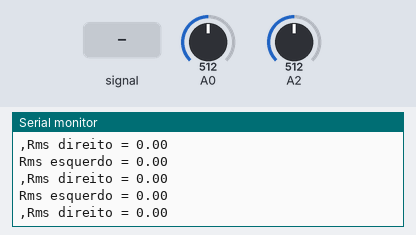
A sketch run on a simulated Arduino Uno, built with avr-gcc and run on an emulated ATmega328P. Shown: the last lines printed to the serial monitor. The inputs (shaded band) are chosen by the test bench; at power-on: A0 = 512, A2 = 512.

Above: at 1.2 s.
1.3 s: A0 fed a 200 Hz sine of ±255 counts around its level
2.9 s: A0 set to 716
At 2.95 s:
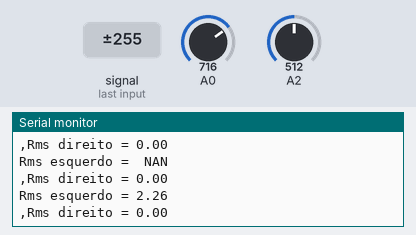
4.4 s: A2 set to 716
At 4.48 s:
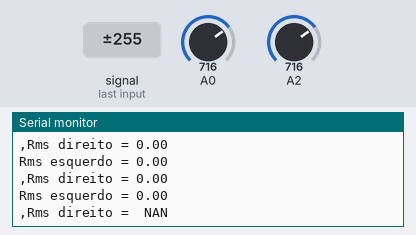
5.9 s: A0 set to 900
At 6.0 s:
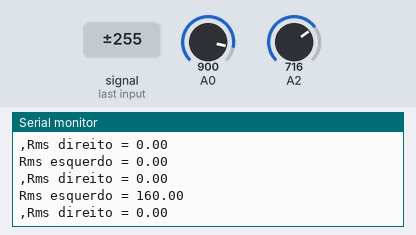
7.4 s: A2 set to 900
At 7.53 s:
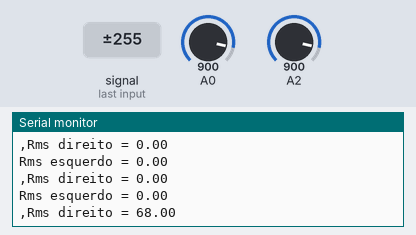
Timing chart, 0 to 9.9 s (numbered marks = the images above; inputs shaded):
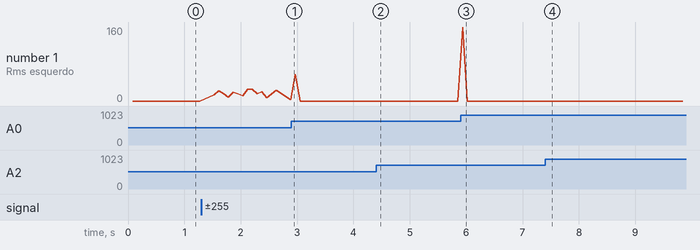

The sketch:

decodificador3.ino
```cpp
#define L 7

void avg(uint32_t *x, uint32_t *y){
  int len = pow(2,L);

  for(int i = 0;i<len;++i){
    *x += analogRead(A0);
    delayMicroseconds(100);
    *y += analogRead(A2);
    delayMicroseconds(100);
  }

  *x = ((*x)>>L);
  *y = ((*y)>>L);
}
void rms(float *RmsL,float *RmsR,uint32_t *AvgL,uint32_t *AvgR){

  int len = pow(2,L);
  for(int i = 0;i<len;++i){
    int16_t x = (analogRead(A0) - *AvgL);
    *RmsL += x*x;
    int16_t y = (analogRead(A2) - *AvgR);
    *RmsR += y*y;
  }

  *RmsL = (sqrt((*RmsL)/len));
  *RmsR = (sqrt((*RmsR)/len));
}

void setup() {
  Serial.begin(115200);
  pinMode(A0,INPUT);
  pinMode(A2,INPUT);
}

void loop() {

  uint32_t AvgL = 0;
  uint32_t AvgR = 0;

  //Measure the Average value
  avg(&AvgL,&AvgR);

  //Serial.println("AVG esquerdo = "+(String)AvgL);
  //Serial.println("AVG direito = "+(String)AvgR);

  //Measure the RMS value

  float RmsL = 0;
  float RmsR = 0;

  rms(&RmsL,&RmsR,&AvgL,&AvgR);

  Serial.println("Rms esquerdo = "+(String)RmsL);
  Serial.print(",");
  Serial.println("Rms direito = "+(String)RmsR);
}
```

Measured:
- after the input at 4.4 s, the serial monitor: prints a new line at once (image 2)
- after the input at 5.9 s, the serial monitor: prints a new line at once (image 3)
- after the input at 7.4 s, the serial monitor: prints a new line after 0.07 s (image 4)
- plotted number 1: 0 → 2.26 after the input at 1.3 s
